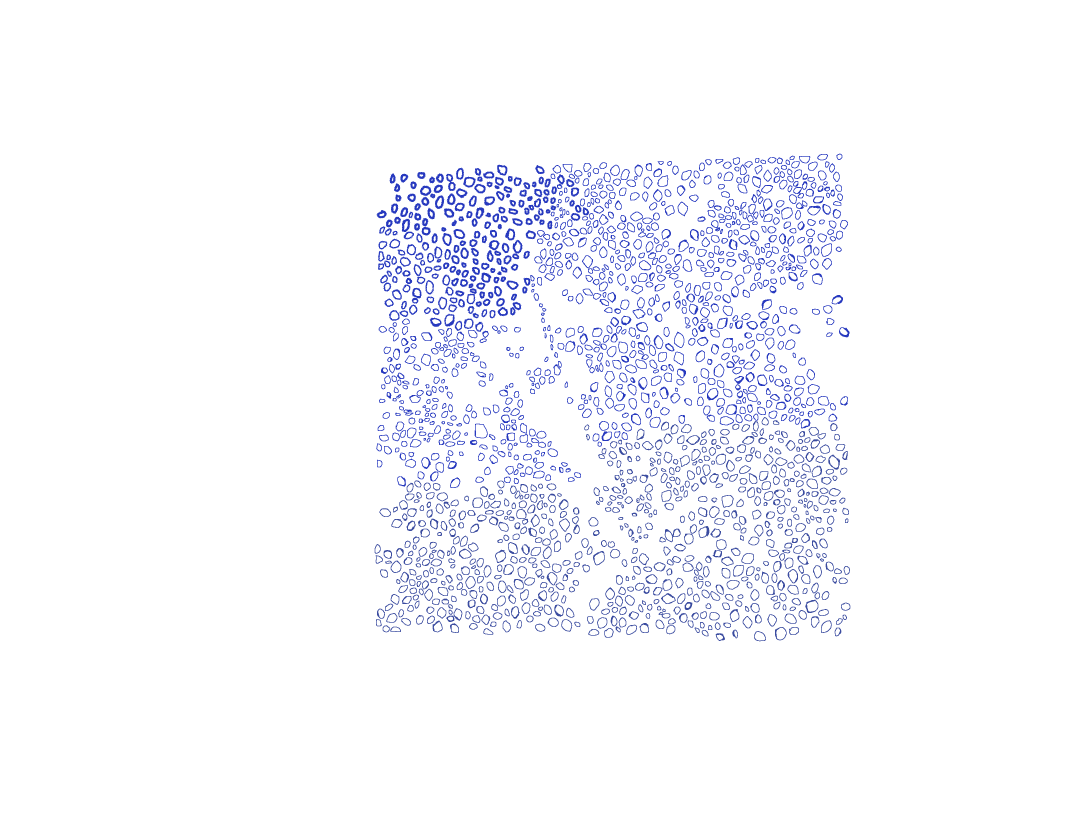
#> input picture scripts/images/mask1.png, 3264 x 2448 px (shown at 1/3 size)
$ jupyter execute --allow-errors traditionalcv.ipynb   (older library calls are emulated)
#> lines starting #> are read from the running program, lines starting #| are printed output that depends on the picture; after the words box and inside, x2 and y2 are one past the last pixel; in counts of white or black regions, pixels touching at a corner belong together
<font size = 8> Barnacle detenction using Image Processing.

<font size=4> In this notebook, I explore traditional computer vision and image processing techniques to develop a pipeline for counting barnacles. The process involves a sequence of steps including filtering, binarization, morphological transformations, and contour detection.

I also implement popular methods such as Otsu's thresholding for binarization and the Watershed algorithm for image segmentation. Finally, by identifying and counting the distinct contour objects, I estimate the number of barnacles in the given image.

<font size = 5> Importing necessary libraries

[cell 1]
import numpy as np
import cv2
from matplotlib import pyplot as plt
from scipy.ndimage import gaussian_filter
import matplotlib.pyplot as plt
from PIL import Image
from helpers import *

<font size= 5> Grayscaling the image and reducing noise

<font size=4> The following pipeline is demonstrated using one of the images provided for the challenge. Feel free to test it on other images as well. However, a quick disclaimer: since this technique is entirely manual and does not leverage any state-of-the-art computer vision models specifically trained to count barnacles, it may produce false positives on images that do not contain barnacles. This pipeline assumes that the input images, like those provided in the challenge, consist solely of barnacle-covered surfaces.

[cell 2]
THRESHOLD =0.27 #Optimal threshold decided based on a manual grid search across 20+ different values
image_path = "images/sample_image.png"

#> (a cell that did not finish here is left out)

<font size= 6> Applying Otsu's Thresholding

<font size = 4>Otsu's method is a popular algorithm for automatic image thresholding. The 'optimal' threshold calulcated using Otsu's method is used to convert a grayscale image into a binary image.

#> (a cell that did not finish here is left out)

<font size =5> Removing noise

[cell 5]
# noise removal
kernel = cv2.getStructuringElement(cv2.MORPH_RECT, (5, 5))
#> kernel = [[1, 1, 1, 1, 1], [1, 1, 1, 1, 1], [1, 1, 1, 1, 1], [1, 1, 1, 1, 1], [1, 1, 1, 1, 1]]
#> (the rest of this cell did not finish here and is left out)

<font size=5> Morphological Transformations

<font size=4> Several morphological operations are applied to the image. First, erosion is used to shrink objects and eliminate noise. Then, dilation is performed to expand the remaining structures.

After these steps, a distance transform is applied to compute the distance of each white pixel from the nearest black pixel. This distance map helps distinguish the definite foreground area from the uncertain region, which is useful for segmentation tasks. The threshold value used to separate these areas is 0.27, chosen after performing a grid search over more than 20 different threshold values.

[cell 6]
# Create subplots with 2 rows and 2 columns
fig, axes = plt.subplots(nrows=2, ncols=2, figsize=(8, 8))

# sure background area
# intermediary_bg = cv2.erode(cleaned_image, kernel, iterations=3)
#> (the rest of this cell did not finish here and is left out)

<font size = 5> Creating Marker Image

<font size=4> Now, each distinct object identified in the sure-foreground image is assigned a unique marker. After that, all marker values are incremented by 1, which is a common practice to reserve the value 0 for the unknown region when applying the Watershed algorithm.

#> (a cell that did not finish here is left out)

<font size =5> Applying Watershed Algorithm

 <font size  = 4> The Watershed Algorithm is a powerful image processing technique used for segmentation, particularly for separating touching or overlapping objects. Once the algorithm is applied, contours are drawn on the original image for better visualisation of how the algorithm is identifying different objects (barnacles) within the image.

#> (a cell that did not finish here is left out)

#> (a cell that did not finish here is left out)

<FONT SIZE =6> Calulating the actual number of Barnacles

<font size = 4> Using the masked images, I calculated the actual number of Barnacles. However, while the above algorithm worked for actual images, it didn't for the binary images. Hence, I utilized Connecteced component labelling, a popular technique to label distince connected regions in binary images. Below, I have shown an example run with the mask of the first image.

PS. As the algorithms used are distinct, I was not able to directly compared the labels in the mask and the original image to come up with a confusion matrix. Given more time, this might a more robust method to calculate the accuracy and precision of the model.

[cell 10]
image = cv2.imread("images/mask1.png")
#> image is the input picture: shape (2448, 3264, 3); mean B, G, R 252.1, 247.6, 246.9
gray = cv2.cvtColor(image, cv2.COLOR_BGR2GRAY)
thresh = cv2.threshold(gray, 0, 255,
	cv2.THRESH_BINARY_INV | cv2.THRESH_OTSU)[1]
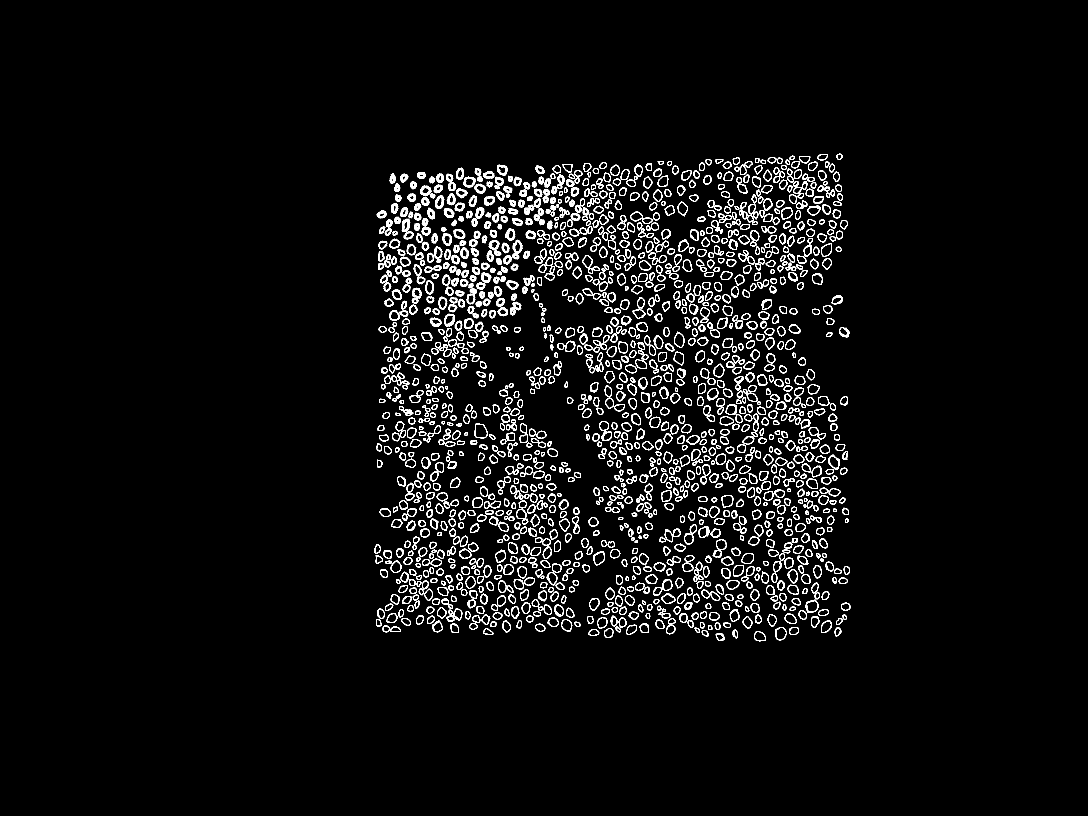
#> thresh: shape (2448, 3264) (shown at 1/3 size); 3.9% white; 1747 white regions (29 under 20 px), largest, box (x1, y1, x2, y2) and area: (1536, 719, 1568, 778) 769, (1338, 521, 1368, 573) 654, (1235, 863, 1265, 911) 624
connectivity= 8

[cell 11]
output = cv2.connectedComponentsWithStats(
	thresh, connectivity, cv2.CV_32S)
(numLabels, labels, stats, centroids) = output
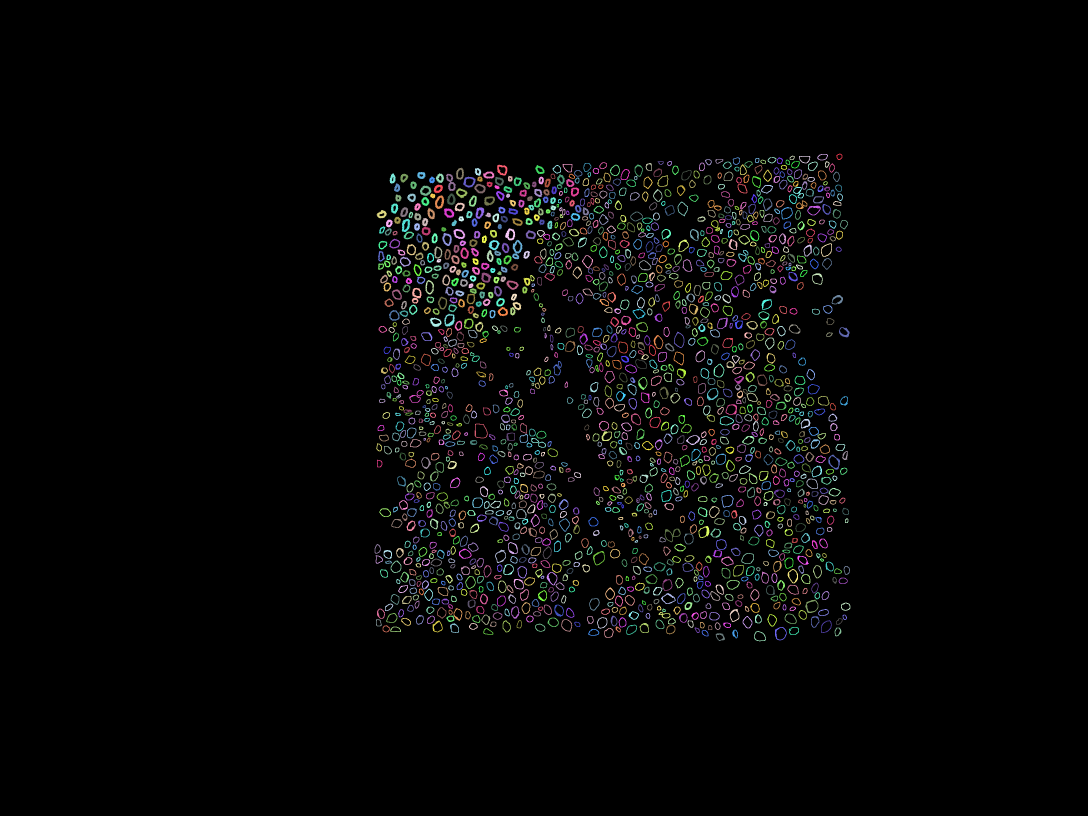
#> labels: shape (2448, 3264) int32 (shown at 1/3 size); 1748 distinct labels, from 0 to 1747; one colour per label, 0 black
#> numLabels = 1748; stats = 1748 rows, first 6: [0, 0, 3264, 2448, 7679289], [2509, 461, 18, 19, 124], [2452, 462, 32, 19, 179], [2369, 467, 15, 13, 93], [2397, 468, 34, 22, 200], [2303, 471, 26, 19, 157]; centroids = 1748 pairs, first value 1132.2 to 2539.9, second value 469.8 to 1909.8

[cell 12]
all_components_output = image.copy()

for i in range(0, numLabels):

    if i == 0:
        text = "examining component {}/{} (background)".format(i + 1, numLabels)
        # Often you would use `continue` here to skip processing the background
        # continue

    # print a status message update for the current connected component
    # print("[INFO] {}".format(text))

    # extract the connected component statistics and centroid for the current label
    x = stats[i, cv2.CC_STAT_LEFT]
    y = stats[i, cv2.CC_STAT_TOP]
    w = stats[i, cv2.CC_STAT_WIDTH]
    h = stats[i, cv2.CC_STAT_HEIGHT]
    area = stats[i, cv2.CC_STAT_AREA]
    (cX, cY) = centroids[i]

    # Draw on a temporary copy for showing individual component
    current_component_output = image.copy()
    cv2.rectangle(current_component_output, (x, y), (x + w, y + h), (0, 255, 0), 3) # Green rectangle
    cv2.circle(current_component_output, (int(cX), int(cY)), 4, (0, 0, 255), -1) # Red circle for centroid

    # Also draw on the cumulative output image
    if i > 0: # Don't draw background's bbox on cumulative image
        cv2.rectangle(all_components_output, (x, y), (x + w, y + h), (0, 255, 0), 2) # Thinner green rectangle
        cv2.circle(all_components_output, (int(cX), int(cY)), 3, (0, 0, 255), -1)

    componentMask = (labels == i).astype("uint8") * 255
#> this loop made 1748 passes
#> (text, x, y, w, h, area, cX, cY) on pass 1: ('examining component 1/1748 (background)', 0, 0, 3264, 2448, 7679289, 1624.5, 1226.9)
#> pass 1, `componentMask = (labels == i).astype("uint8") * 255`:
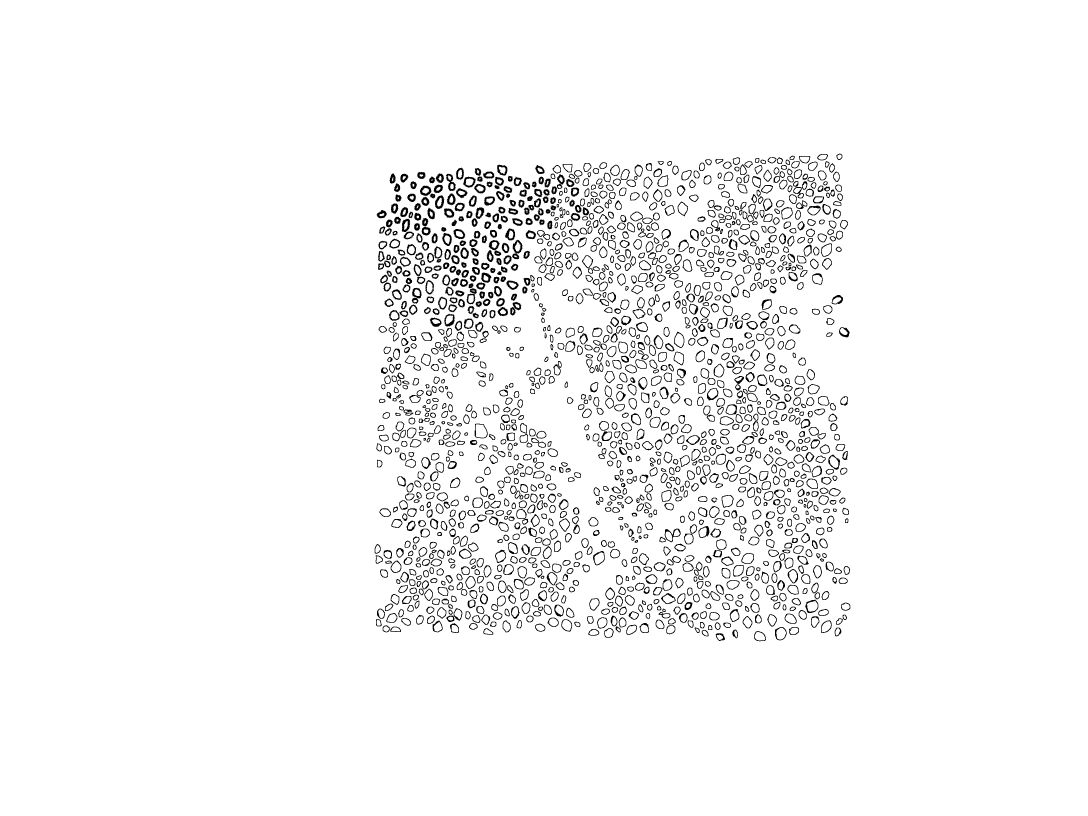
#> componentMask: shape (2448, 3264) (shown at 1/3 size); 96.1% white; 1747 black regions (29 under 20 px), largest, box (x1, y1, x2, y2) and area: (1536, 719, 1568, 778) 769, (1338, 521, 1368, 573) 654, (1235, 863, 1265, 911) 624

[cell 13]
all_components_output_array = np.array
plt.imshow(all_components_output)
plt.axis("off")
plt.show()
print(f"The actual number of Barnacles is {numLabels}")
#| The actual number of Barnacles is 1748

<font size =6> Accuracy Metrics Across All Three Pipelines.

<font size =4> The image processing pipeline has been applied, and the number of barnacles have been counted. It is now time to calculate the accuracy of the models and how they perform. For convenience, the accuracy statistics of all the pipelines will be presented in this notebook. More specifically, the following will be presented:

1. Accuracy of the image processing model across different Thresholding levelsv(for both images )
2. Comparison of trained model against the API model
3. Accuracy of all three pipelines with their best performing parameters

<font size= 6> 1.Accuracy CV model across different Thresholding levels

[cell 14]
thresholds = [0.2,0.21,0.22,0.23,0.24,0.25,0.26,0.27,0.28, 0.29, 0.30,0.31,0.32,0.33,0.34,0.355,0.36,0.37,0.38,0.39,0.40,0.41,0.42,0.43,0.44,0.45,0.46,0.47,0.48,0.49,0.5]

barnacles= []
#> (the rest of this cell did not finish here and is left out)

[cell 15]
thresholds = [0.2,0.21,0.22,0.23,0.24,0.25,0.26,0.27,0.28, 0.29, 0.30,0.31,0.32,0.33,0.34,0.355,0.36,0.37,0.38,0.39,0.40,0.41,0.42,0.43,0.44,0.45,0.46,0.47,0.48,0.49,0.5]

barnacles_2= []
#> (the rest of this cell did not finish here and is left out)

[cell 16]
#To avoid running the entire loop again for the result data
barnacles = [1339, 1233, 1165, 1276, 1208, 1063, 1063, 1191, 1064, 920, 921, 918, 842, 749, 719, 734, 662, 622, 610, 556, 546, 502, 484, 482, 418, 412, 396, 354, 335, 315, 279]
barnacles_2 = [366, 335, 303, 261, 234, 198, 165, 164, 135, 117, 99, 89, 92, 71, 63, 59, 58, 46, 38, 35, 26, 21, 22, 19, 19, 23, 17, 16, 14, 16, 16]

fig, (ax1, ax2) = plt.subplots(1, 2, figsize = (9,4))

ax1.plot(thresholds, barnacles)
ax1.set_title('Sample image 1')
ax1.set_xlabel('Threshold')
ax1.set_ylabel('Barnacles Detected')
ax1.grid()
ax1.axhline(y= 1748, color='r', linestyle='--', label='Actual number of Barnacles')


ax2.plot(thresholds, barnacles_2, color='red')
ax2.set_title('Sample Image 2 ')
ax2.set_xlabel('Threshold')
ax2.set_ylabel('Barnacles Detected')
ax2.axhline(y= 522, color='r', linestyle='--', label='Actual number of Barnacles')
ax2.grid()

plt.legend()
plt.tight_layout()
plt.show()
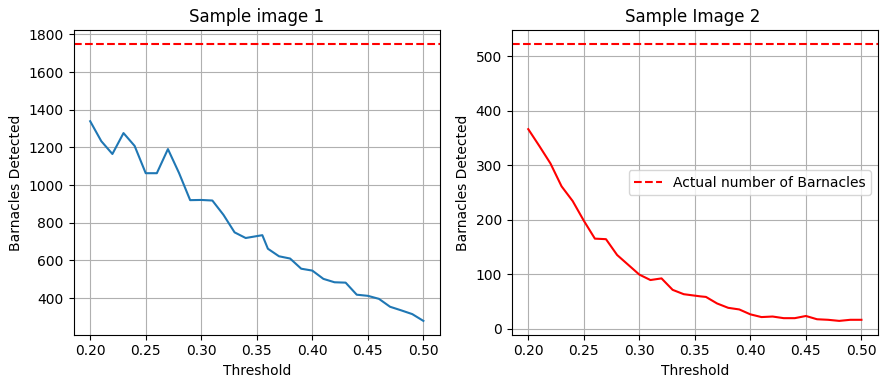
#> figure drawn by matplotlib, 2 panels; panel 1: curve peaks at x = 0.2, y = 1339; panel 2: curve peaks at x = 0.2, y = 366

$ run again, with scripts/images/mask2.png copied over scripts/images/mask1.png
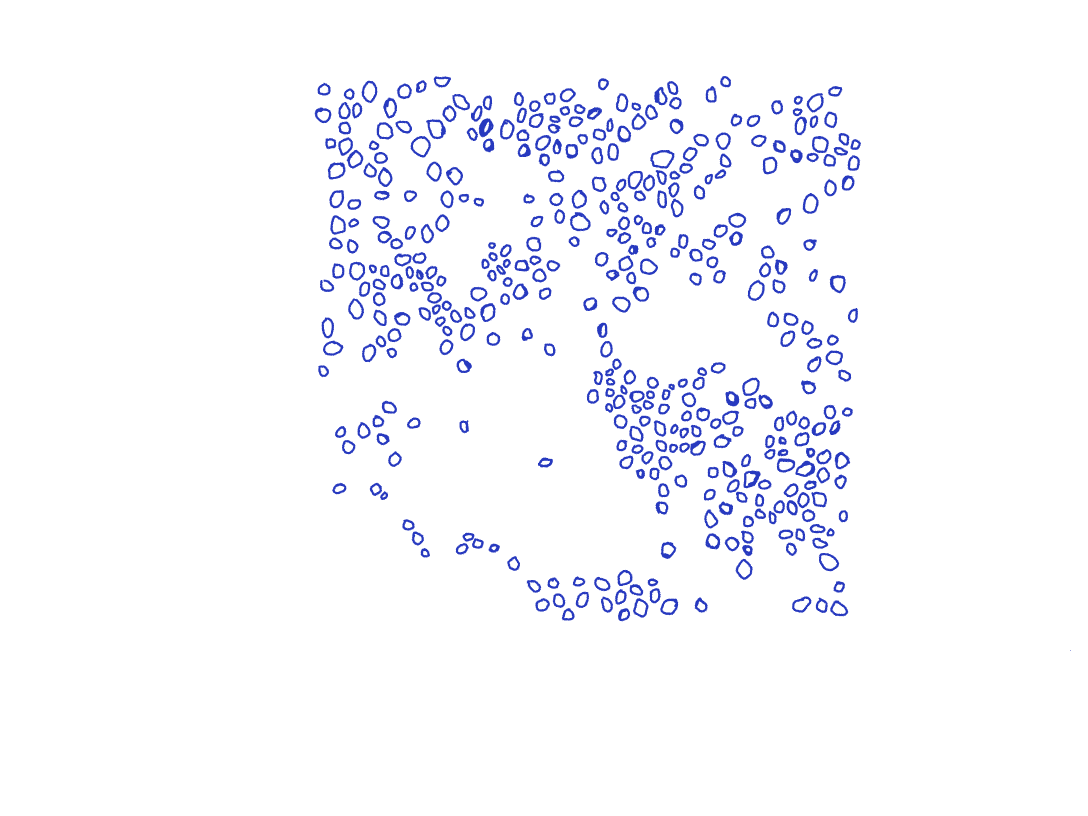
#> input picture scripts/images/mask2.png, 3264 x 2448 px (shown at 1/3 size)
#> kernel = [[1, 1, 1, 1, 1], [1, 1, 1, 1, 1], [1, 1, 1, 1, 1], [1, 1, 1, 1, 1], [1, 1, 1, 1, 1]]
#> image is the input picture: shape (2448, 3264, 3); mean B, G, R 252.7, 247.9, 247.3
#> gray: shape (2448, 3264); values 67 (black) and 255 (white), 96.4% white; 521 black regions (124 under 20 px), largest, box (x1, y1, x2, y2) and area: (1436, 355, 1481, 413) 1500, (2230, 1411, 2282, 1465) 1341, (1951, 450, 2023, 506) 1278
#> `(numLabels, labels, stats, centroids) = output`:
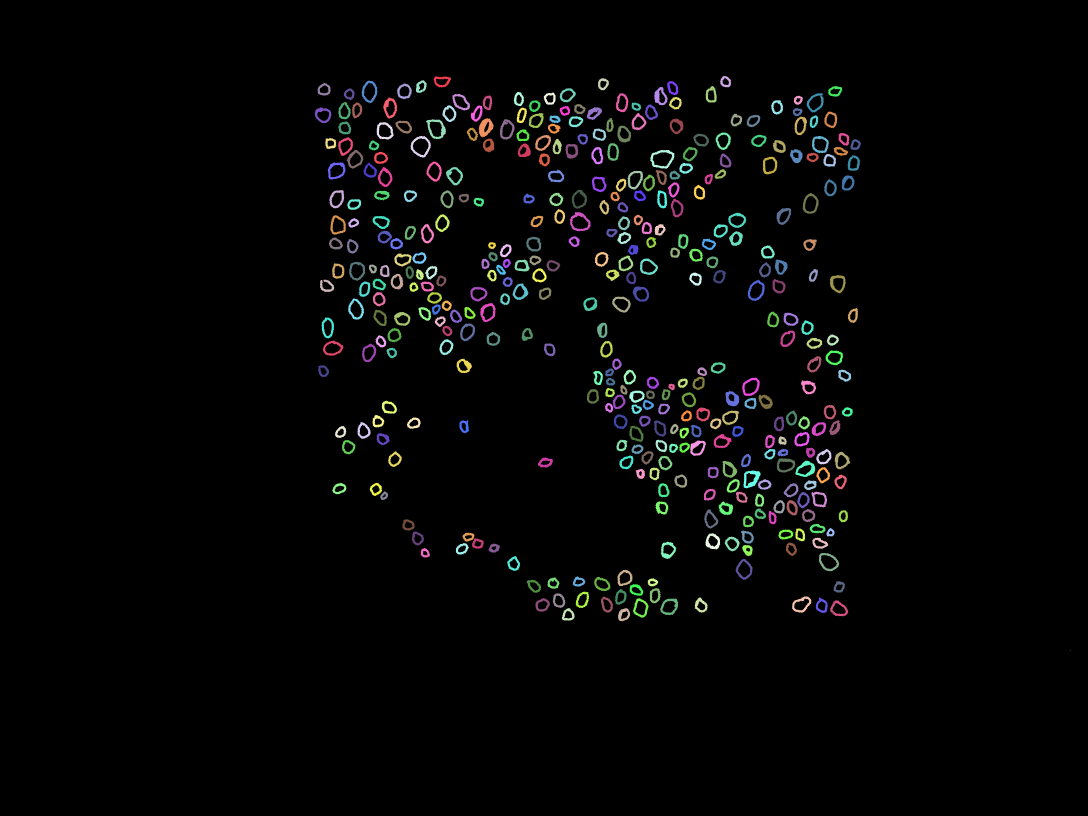
#> labels: shape (2448, 3264) int32 (shown at 1/3 size); 522 distinct labels, from 0 to 521; one colour per label, 0 black
#> numLabels = 522; stats = 522 rows, first 6: [0, 0, 3264, 2448, 7704031], [1301, 229, 52, 34, 791], [2160, 228, 33, 35, 572], [1794, 235, 33, 36, 601], [1106, 241, 1, 1, 1], [1248, 241, 33, 38, 649]; centroids = 522 pairs, first value 960 to 3210.5, second value 241 to 1951.5
#> the loop `for i in range(0, numLabels): ` made 522 passes
#> (text, x, y, w, h, area, cX, cY) on pass 1: ('examining component 1/522 (background)', 0, 0, 3264, 2448, 7704031, 1624.4, 1234.4)
#> after the loop `for i in range(0, numLabels):`:
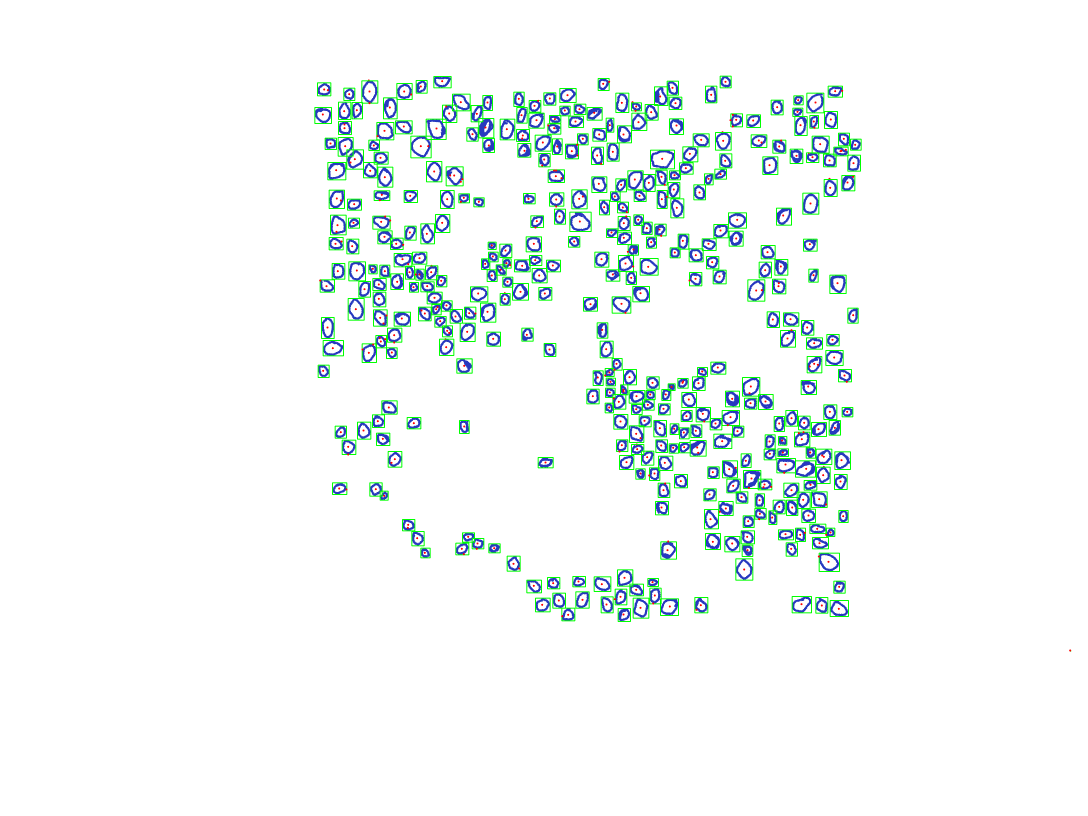
#> all_components_output: shape (2448, 3264, 3) (shown at 1/3 size); mean B, G, R 246.5, 247.9, 241.9
#| The actual number of Barnacles is 522
